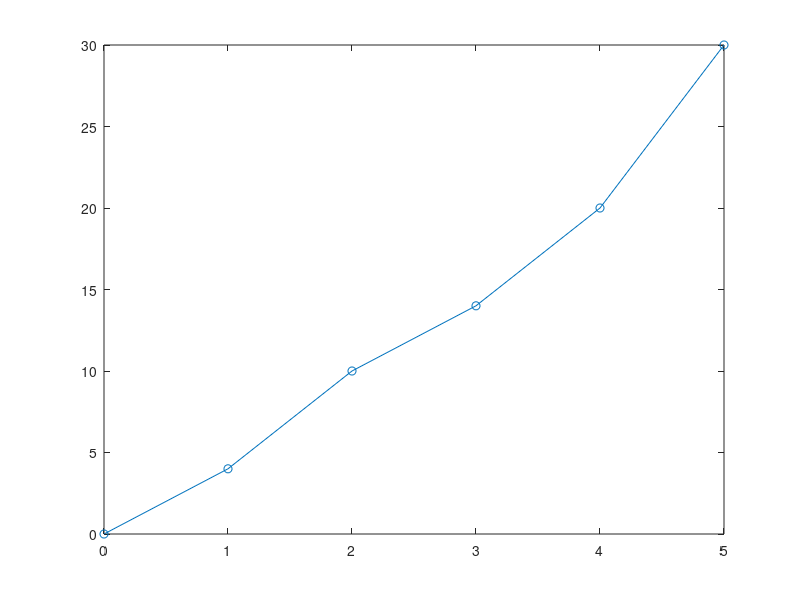

Reproduce this figure in MATLAB. (Note: this script raises an error after producing the figure.)
close all;

x = [0 1 2 3 4 5];
y = [0 4 10 14 20 30];

figure;
plot(x,y,'-o');
ax = gca;
ax.XTick = [0 1 2 3 4 5];
xlabel('x (cm)');
ylabel('Unnormalized CDF of triangles per column');


y1 = [6 6 6 6 6 6];
y2 = [12 12 12 12 12 12];
y3 = [18 18 18 18 18 18];
y4 = [24 24 24 24 24 24];


figure;
hold on;
plot(x,y,'-o');
plot(x,y1,'--',x,y2,'--',x,y3,'--',x,y4,'--');
hold off;
ax = gca;
ax.XTick = [0 1 2 3 4 5];
xlabel('x (cm)');
ylabel('Unnormalized CDF of triangles per column');
